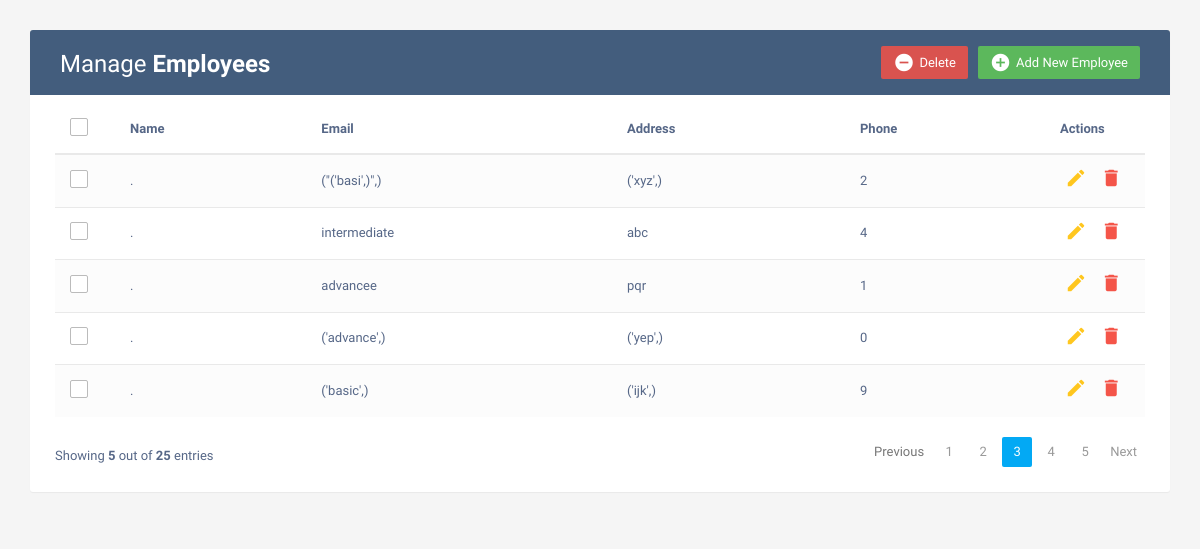
The page / on the database its author committed.
### crud1/models.py (models this page shows)
class Employ(models.Model):
    skillex= models.IntegerField()
    skilllevel= models.CharField(max_length=100)
    project= models.TextField()

### crud1/views.py (the view)
# urls.py: path('', views.index, name='home'),
def index(request):
    emp= Employ.objects.all()
    context={
        'emp': emp,
    }
    return render(request, "index.html", context)

### templates/index.html (shortened to what this page needs)
<!DOCTYPE html>
<html lang="en">
<head>
<link rel="stylesheet" href="https://maxcdn.bootstrapcdn.com/font-awesome/4.7.0/css/font-awesome.min.css">
<link rel="stylesheet" href="https://maxcdn.bootstrapcdn.com/bootstrap/3.3.7/css/bootstrap.min.css">
  <body>
    <div class="container">
        <div class="table-wrapper">
            <div class="table-title">
                <div class="row">
                    <div class="col-sm-6">
						<h2>Manage <b>Employees</b></h2>
					</div>
					<div class="col-sm-6">
						<a href="#addEmployeeModal" class="btn btn-success" data-toggle="modal"><i class="material-icons">&#xE147;</i> <span>Add New Employee</span></a>
						<a href="#deleteEmployeeModal" class="btn btn-danger" data-toggle="modal"><i class="material-icons">&#xE15C;</i> <span>Delete</span></a>
					</div>
                </div>
            </div>
            <table class="table table-striped table-hover">
                <thead>
                    <tr>
						<th>
							<span class="custom-checkbox">
								<label for="selectAll"></label>
							</span>
						</th>
                        <th>Name</th>
                        <th>Email</th>
						<th>Address</th>
                        <th>Phone</th>
                        <th>Actions</th>
                    </tr>
                </thead>
                <tbody>
                    {% for i in emp %}
                    <tr>
						<td>
							<span class="custom-checkbox">
								<label for="checkbox1"></label>
							</span>
						</td>
                        <td>.</td>
                        <td>{{i.skilllevel}}</td>
						<td>{{i.project}}</td>
                        <td>{{i.skillex}}</td>
                        <td>
                            <a href="#editEmployeeModal-{{forloop.counter}}" class="edit" data-toggle="modal"><i class="material-icons" data-toggle="tooltip" title="Edit">&#xE254;</i></a>
                            <a href="#deleteEmployeeModal" class="delete" data-toggle="modal"><i class="material-icons" data-toggle="tooltip" title="Delete">&#xE872;</i></a>
                        </td>
                    </tr>
				{% endfor %}
                </tbody>
            </table>
			<div class="clearfix">
                <div class="hint-text">Showing <b>5</b> out of <b>25</b> entries</div>
                <ul class="pagination">
                    <li class="page-item disabled"><a href="#">Previous</a></li>
                    <li class="page-item"><a href="#" class="page-link">1</a></li>
                    <li class="page-item"><a href="#" class="page-link">2</a></li>
                    <li class="page-item active"><a href="#" class="page-link">3</a></li>
                    <li class="page-item"><a href="#" class="page-link">4</a></li>
                    <li class="page-item"><a href="#" class="page-link">5</a></li>
                    <li class="page-item"><a href="#" class="page-link">Next</a></li>
                </ul>
            </div>
        </div>
    </div>
</body>
</html>

### templates/index.html (style rules this page uses)
body { color: #566787; background: #f5f5f5; font-family: 'Varela Round', sans-serif; font-size: 13px; }
.table-wrapper { background: #fff; padding: 20px 25px; margin: 30px 0; border-radius: 3px; box-shadow: 0 1px 1px rgba(0,0,0,.05); }
.table-title { padding-bottom: 15px; background: #435d7d; color: #fff; padding: 16px 30px; margin: -20px -25px 10px; border-radius: 3px 3px 0 0; }
.table-title h2 { margin: 5px 0 0; font-size: 24px; }
.table-title .btn { color: #fff; float: right; font-size: 13px; border: none; min-width: 50px; border-radius: 2px; border: none; outline: none !important; margin-left: 10px; }
.table-title .btn i { float: left; font-size: 21px; margin-right: 5px; }
.table-title .btn span { float: left; margin-top: 2px; }
table.table tr th, table.table tr td { border-color: #e9e9e9; padding: 12px 15px; vertical-align: middle; }
table.table tr th:first-child { width: 60px; }
table.table tr th:last-child { width: 100px; }
table.table-striped tbody tr:nth-of-type(odd) { background-color: #fcfcfc; }
table.table td:last-child i { opacity: 0.9; font-size: 22px; margin: 0 5px; }
table.table td a { font-weight: bold; color: #566787; display: inline-block; text-decoration: none; outline: none !important; }
table.table td a.edit { color: #FFC107; }
table.table td a.delete { color: #F44336; }
table.table td i { font-size: 19px; }
.pagination { float: right; margin: 0 0 5px; }
.pagination li a { border: none; font-size: 13px; min-width: 30px; min-height: 30px; color: #999; margin: 0 2px; line-height: 30px; border-radius: 2px !important; text-align: center; padding: 0 6px; }
.pagination li.active a, .pagination li.active a.page-link { background: #03A9F4; }
.hint-text { float: left; margin-top: 10px; font-size: 13px; }
.custom-checkbox { position: relative; }
.custom-checkbox label:before { width: 18px; height: 18px; }
.custom-checkbox label:before { content: ''; margin-right: 10px; display: inline-block; vertical-align: text-top; background: white; border: 1px solid #bbb; border-radius: 2px; box-sizing: border-box; z-index: 2; }

### rows shown on the page
Employ: skilllevel "(\"('basi',)\",)", project "('xyz',)", skillex "2"
Employ: skilllevel "intermediate", project "abc", skillex "4"
Employ: skilllevel "advancee", project "pqr", skillex "1"
Employ: skilllevel "('advance',)", project "('yep',)", skillex "0"
Employ: skilllevel "('basic',)", project "('ijk',)", skillex "9"
